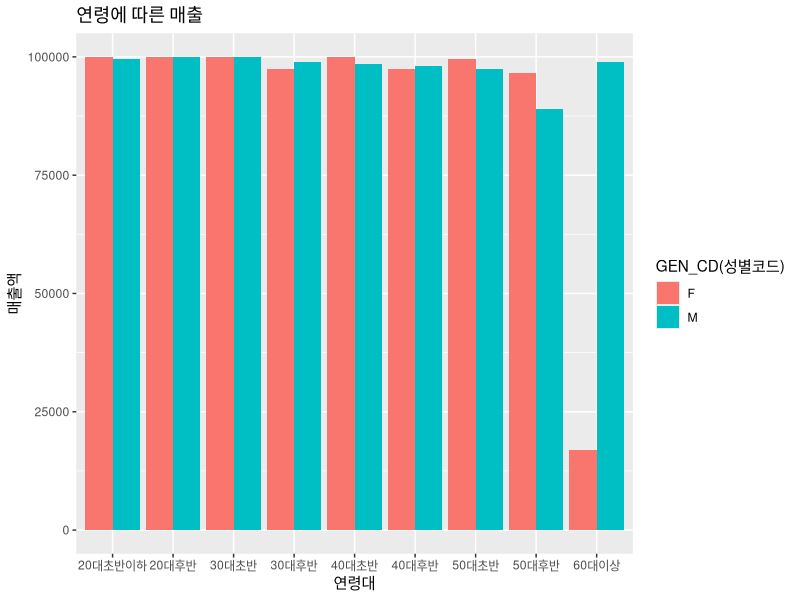

R code for this plot:
library(tidyverse)

card <- read_csv("card_purchase_total.csv")

glimpse(card)


card %>% 
  group_by(`FEST_NM(축제명)`, `AGE_CD(연령대별코드)`, `GEN_CD(성별코드)`) %>% 
  summarise(purchase_count = mean(`SUM_COUNT(매출_건수합)`),
            purchase_value = mean(`SUM_MONEY(매출_금액합)`))

card %>% 
  filter(`FEST_NM(축제명)` == "김치") %>% 
  ggplot(aes(`AGE_CD(연령대별코드)`, `SUM_MONEY(매출_금액합)`, fill = `GEN_CD(성별코드)`)) +
  geom_col(position = "dodge") +
  labs(x = "연령대", y = "매출액", title = "연령에 따른 매출")
